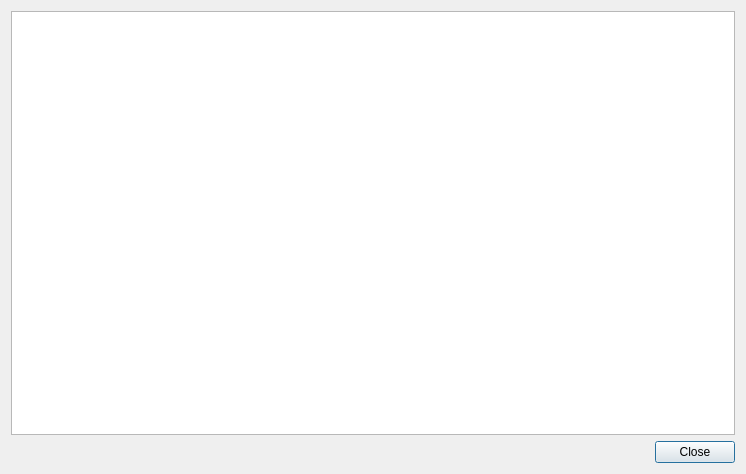
<?xml version="1.0" encoding="UTF-8"?>
<ui version="4.0">
 <class>PVTAboutDialog</class>
 <widget class="QDialog" name="PVTAboutDialog">
  <property name="geometry">
   <rect>
    <x>0</x>
    <y>0</y>
    <width>746</width>
    <height>474</height>
   </rect>
  </property>
  <property name="windowTitle">
   <string>Dialog</string>
  </property>
  <layout class="QGridLayout" name="gridLayout">
   <item row="0" column="0">
    <widget class="QPlainTextEdit" name="plainTextEditAbout"/>
   </item>
   <item row="1" column="0">
    <layout class="QHBoxLayout" name="horizontalLayout">
     <item>
      <spacer name="horizontalSpacer">
       <property name="orientation">
        <enum>Qt::Horizontal</enum>
       </property>
       <property name="sizeHint" stdset="0">
        <size>
         <width>40</width>
         <height>20</height>
        </size>
       </property>
      </spacer>
     </item>
     <item>
      <widget class="QPushButton" name="pushButtonClose">
       <property name="text">
        <string>Close</string>
       </property>
      </widget>
     </item>
    </layout>
   </item>
  </layout>
 </widget>
 <resources/>
 <connections/>
</ui>
